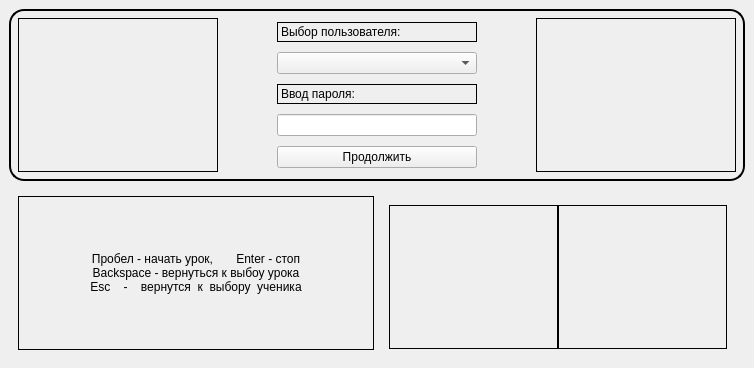
<?xml version="1.0" encoding="UTF-8"?>
<ui version="4.0">
 <class>FormRegimeLesson</class>
 <widget class="QWidget" name="FormRegimeLesson">
  <property name="geometry">
   <rect>
    <x>0</x>
    <y>0</y>
    <width>754</width>
    <height>368</height>
   </rect>
  </property>
  <property name="windowTitle">
   <string>Режим уроков</string>
  </property>
  <layout class="QGridLayout" name="gridLayout_2">
   <property name="margin">
    <number>0</number>
   </property>
   <item row="0" column="0">
    <widget class="QWidget" name="coreGridWidget" native="true">
     <property name="styleSheet">
      <string notr="true"/>
     </property>
     <layout class="QGridLayout" name="gridLayout">
      <item row="0" column="0">
       <widget class="QWidget" name="gridWidget" native="true">
        <property name="styleSheet">
         <string notr="true">QWidget#gridWidget
{ background: qlineargradient(x1:0, y1:0.5, x2:1, y2:0.5, 
				stop:0 #9C9C9C, 
				stop:0.5 #E8E8E8, 
				stop:1 #9C9C9C);

    border: solid black;
    border-width: 2px 2px 2px 2px;
    border-radius: 15px;
    color: black;
    font: bold;
    font-size: 16px;
}</string>
        </property>
        <layout class="QGridLayout" name="gridLayout_3">
         <item row="2" column="1">
          <layout class="QHBoxLayout" name="horizontalLayout_2">
           <item>
            <widget class="QLabel" name="imageOne">
             <property name="minimumSize">
              <size>
               <width>200</width>
               <height>0</height>
              </size>
             </property>
             <property name="frameShape">
              <enum>QFrame::Box</enum>
             </property>
             <property name="text">
              <string/>
             </property>
             <property name="pixmap">
              <pixmap resource="icon.qrc">:/labelOne</pixmap>
             </property>
             <property name="scaledContents">
              <bool>false</bool>
             </property>
             <property name="alignment">
              <set>Qt::AlignCenter</set>
             </property>
            </widget>
           </item>
           <item>
            <spacer name="horizontalSpacer_2">
             <property name="orientation">
              <enum>Qt::Horizontal</enum>
             </property>
             <property name="sizeHint" stdset="0">
              <size>
               <width>40</width>
               <height>20</height>
              </size>
             </property>
            </spacer>
           </item>
           <item>
            <layout class="QVBoxLayout" name="verticalLayout">
             <item>
              <widget class="QLabel" name="userInput">
               <property name="maximumSize">
                <size>
                 <width>16777215</width>
                 <height>20</height>
                </size>
               </property>
               <property name="styleSheet">
                <string notr="true">QLabel#userInput{
opacity: 223;
color: &quot;black&quot;;
font-size: 12px; 
    border: 1px solid black;
}</string>
               </property>
               <property name="text">
                <string>Выбор пользователя:</string>
               </property>
              </widget>
             </item>
             <item>
              <widget class="QComboBox" name="comboBox">
               <property name="minimumSize">
                <size>
                 <width>200</width>
                 <height>0</height>
                </size>
               </property>
              </widget>
             </item>
             <item>
              <widget class="QLabel" name="userInputPassword">
               <property name="maximumSize">
                <size>
                 <width>16777215</width>
                 <height>20</height>
                </size>
               </property>
               <property name="styleSheet">
                <string notr="true">QLabel#userInputPassword{
opacity: 223;
color: &quot;black&quot;;
font-size: 12px; 
    border: 1px solid black;
}</string>
               </property>
               <property name="text">
                <string>Ввод пароля:</string>
               </property>
              </widget>
             </item>
             <item>
              <widget class="QLineEdit" name="inputPassvord">
               <property name="echoMode">
                <enum>QLineEdit::Password</enum>
               </property>
               <property name="alignment">
                <set>Qt::AlignCenter</set>
               </property>
              </widget>
             </item>
             <item>
              <widget class="QPushButton" name="pushButton">
               <property name="minimumSize">
                <size>
                 <width>120</width>
                 <height>0</height>
                </size>
               </property>
               <property name="maximumSize">
                <size>
                 <width>16777215</width>
                 <height>16777215</height>
                </size>
               </property>
               <property name="text">
                <string>Продолжить</string>
               </property>
              </widget>
             </item>
            </layout>
           </item>
           <item>
            <spacer name="horizontalSpacer">
             <property name="orientation">
              <enum>Qt::Horizontal</enum>
             </property>
             <property name="sizeHint" stdset="0">
              <size>
               <width>40</width>
               <height>20</height>
              </size>
             </property>
            </spacer>
           </item>
           <item>
            <widget class="QLabel" name="imageTwo">
             <property name="minimumSize">
              <size>
               <width>200</width>
               <height>0</height>
              </size>
             </property>
             <property name="frameShape">
              <enum>QFrame::Box</enum>
             </property>
             <property name="text">
              <string/>
             </property>
             <property name="pixmap">
              <pixmap resource="icon.qrc">:/labelTwo</pixmap>
             </property>
             <property name="alignment">
              <set>Qt::AlignCenter</set>
             </property>
            </widget>
           </item>
          </layout>
         </item>
        </layout>
       </widget>
      </item>
      <item row="1" column="0">
       <widget class="QWidget" name="widgetQmlLesson" native="true">
        <property name="mouseTracking">
         <bool>false</bool>
        </property>
        <layout class="QGridLayout" name="widgetQml">
         <item row="1" column="0">
          <widget class="QLabel" name="labelStart">
           <property name="frameShape">
            <enum>QFrame::Box</enum>
           </property>
           <property name="text">
            <string>Пробел - начать урок,       Enter - стоп 
Backspace - вернуться к выбоу урока 
Esc    -    вернутся  к  выбору  ученика</string>
           </property>
           <property name="alignment">
            <set>Qt::AlignCenter</set>
           </property>
          </widget>
         </item>
         <item row="1" column="1">
          <widget class="QWidget" name="printWidget" native="true">
           <layout class="QHBoxLayout" name="horizontalLayout">
            <property name="spacing">
             <number>0</number>
            </property>
            <property name="bottomMargin">
             <number>1</number>
            </property>
            <item>
             <widget class="QLabel" name="labelShow">
              <property name="frameShape">
               <enum>QFrame::Box</enum>
              </property>
              <property name="text">
               <string/>
              </property>
              <property name="alignment">
               <set>Qt::AlignRight|Qt::AlignTrailing|Qt::AlignVCenter</set>
              </property>
             </widget>
            </item>
            <item>
             <widget class="QLabel" name="labelInput">
              <property name="frameShape">
               <enum>QFrame::Box</enum>
              </property>
              <property name="text">
               <string/>
              </property>
             </widget>
            </item>
           </layout>
          </widget>
         </item>
        </layout>
       </widget>
      </item>
     </layout>
    </widget>
   </item>
  </layout>
 </widget>
 <resources>
  <include location="icon.qrc"/>
 </resources>
 <connections/>
</ui>
